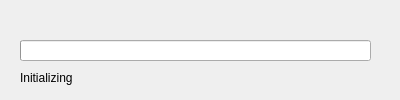
<?xml version="1.0" encoding="UTF-8"?>
<ui version="4.0">
 <class>UpdatingWindow</class>
 <widget class="QMainWindow" name="UpdatingWindow">
  <property name="geometry">
   <rect>
    <x>0</x>
    <y>0</y>
    <width>400</width>
    <height>100</height>
   </rect>
  </property>
  <property name="windowTitle">
   <string>UpdatingWindow</string>
  </property>
  <widget class="QWidget" name="centralWidget">
   <widget class="QProgressBar" name="progressBar">
    <property name="geometry">
     <rect>
      <x>20</x>
      <y>40</y>
      <width>351</width>
      <height>21</height>
     </rect>
    </property>
    <property name="maximum">
     <number>120</number>
    </property>
    <property name="value">
     <number>0</number>
    </property>
    <property name="textVisible">
     <bool>false</bool>
    </property>
   </widget>
   <widget class="QLabel" name="label">
    <property name="geometry">
     <rect>
      <x>20</x>
      <y>70</y>
      <width>351</width>
      <height>16</height>
     </rect>
    </property>
    <property name="text">
     <string>Initializing</string>
    </property>
   </widget>
  </widget>
 </widget>
 <layoutdefault spacing="6" margin="11"/>
 <resources/>
 <connections/>
</ui>
